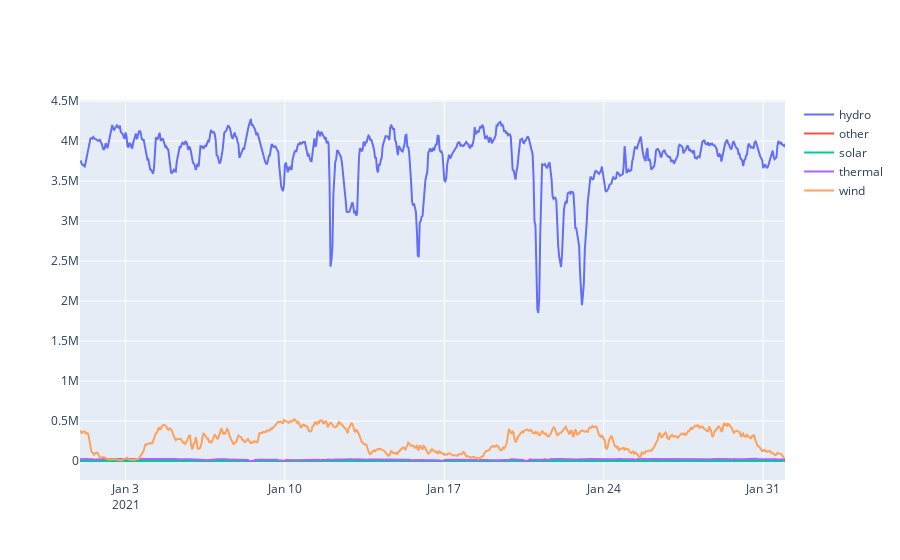

Notebook code cell kept with this figure:
### Markdown cell above
#### 7.2 Line chart
(NB! All lines are plotted in the same plot. Should suffice for the task decription)

### Code cell
# create a collection of line plots. mimic method from compulsory 1
fig = go.Figure()

for group in data.index.get_level_values('productionGroup').unique():
    # get the indices to slice the frame - assume only one year of data.
    indices = data.loc[area, group].index.month == 1
    frame = data.loc[area, group][indices]

    # create trace
    trace = go.Scatter(
        x = frame.index,
        y = frame['quantityKwh'],
        name=group
    )
    fig.add_trace(trace)

fig.show()

### Figure 1 — Plotly figure (JSON) as saved in the notebook; plotly's stock layout.template omitted (floating-point values rounded to 4 significant figures; data arrays with more than 128 entries replaced by an {"elided": "..."} marker saying what was removed)
{"data": [{"name": "hydro", "type": "scatter", "x": {"elided": "744 str values"}, "y": {"elided": "744 float values"}}, {"name": "other", "type": "scatter", "x": {"elided": "744 str values"}, "y": {"elided": "744 float values"}}, {"name": "solar", "type": "scatter", "x": {"elided": "744 str values"}, "y": {"elided": "744 float values"}}, {"name": "thermal", "type": "scatter", "x": {"elided": "744 str values"}, "y": {"elided": "744 float values"}}, {"name": "wind", "type": "scatter", "x": {"elided": "744 str values"}, "y": {"elided": "744 float values"}}], "layout": {}}
